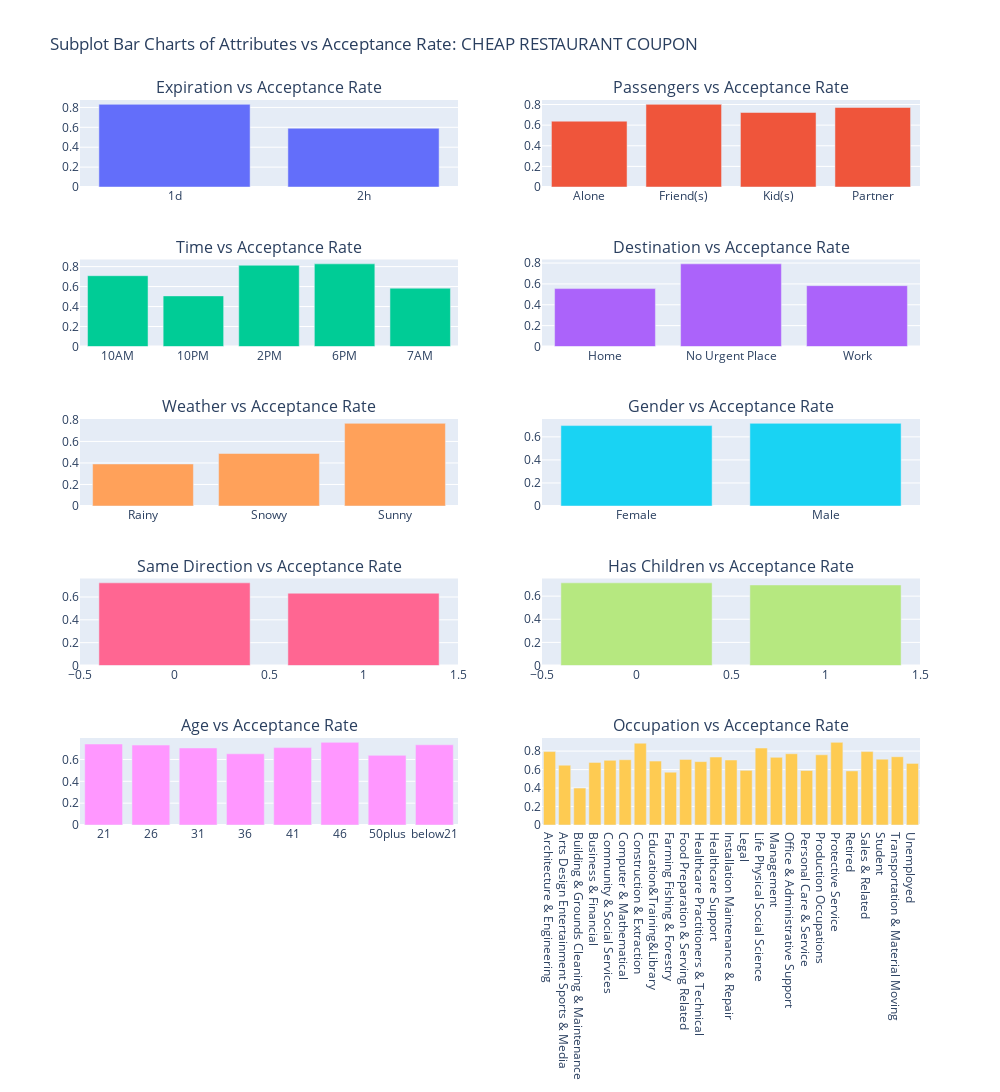

Notebook cell for this chart:
### Markdown cell above
#### Explore CHEAP RESTAURANT coupon acceptance vs various attributes. This coupon type had an above average acceptance rate and improvement for this coupon type will have out weighted impact on overall acceptance rate.

### Code cell
# Calculate mean response for each feature:  CHEAP RESTAURANT

mean_response_cat1 = data.query('coupon == "Restaurant(<20)"').groupby('expiration')['Y'].mean().reset_index()
mean_response_cat2 = data.query('coupon == "Restaurant(<20)"').groupby('passanger')['Y'].mean().reset_index()
mean_response_cat3 = data.query('coupon == "Restaurant(<20)"').groupby('time')['Y'].mean().reset_index()
mean_response_cat4 = data.query('coupon == "Restaurant(<20)"').groupby('destination')['Y'].mean().reset_index()
mean_response_cat5 = data.query('coupon == "Restaurant(<20)"').groupby('weather')['Y'].mean().reset_index()
mean_response_cat6 = data.query('coupon == "Restaurant(<20)"').groupby('gender')['Y'].mean().reset_index()
mean_response_cat7 = data.query('coupon == "Restaurant(<20)"').groupby('direction_same')['Y'].mean().reset_index()
mean_response_cat8 = data.query('coupon == "Restaurant(<20)"').groupby('has_children')['Y'].mean().reset_index()
mean_response_cat9 = data.query('coupon == "Restaurant(<20)"').groupby('age')['Y'].mean().reset_index()
mean_response_cat10 = data.query('coupon == "Restaurant(<20)"').groupby('occupation')['Y'].mean().reset_index()


# Create a 5X2 subplot grid
fig = make_subplots(rows=5, cols=2, subplot_titles=('Expiration vs Acceptance Rate', 
                                                    'Passengers vs Acceptance Rate', 
                                                    'Time vs Acceptance Rate', 
                                                    'Destination vs Acceptance Rate', 
                                                    'Weather vs Acceptance Rate',
                                                    'Gender vs Acceptance Rate',
                                                     'Same Direction vs Acceptance Rate',
                                                    'Has Children vs Acceptance Rate',
                                                    'Age vs Acceptance Rate',
                                                    'Occupation vs Acceptance Rate',
                                                   
                                                   ))

# Add bar charts to the subplots
fig.add_trace(
    go.Bar(x=mean_response_cat1['expiration'], y=mean_response_cat1['Y'], name='expiration'),
    row=1, col=1
)

fig.add_trace(
    go.Bar(x=mean_response_cat2['passanger'], y=mean_response_cat2['Y'], name='passanger'),
    row=1, col=2
)
fig.add_trace(
    go.Bar(x=mean_response_cat3['time'], y=mean_response_cat3['Y'], name='time'),
    row=2, col=1
)

fig.add_trace(
    go.Bar(x=mean_response_cat4['destination'], y=mean_response_cat4['Y'], name='destination'),
    row=2, col=2
)
fig.add_trace(
    go.Bar(x=mean_response_cat5['weather'], y=mean_response_cat5['Y'], name='weather'),
    row=3, col=1
)
fig.add_trace(
    go.Bar(x=mean_response_cat6['gender'], y=mean_response_cat6['Y'], name='gender'),
    row=3, col=2
)
fig.add_trace(
    go.Bar(x=mean_response_cat7['direction_same'], y=mean_response_cat7['Y'], name='direction_same'),
    row=4, col=1
)
fig.add_trace(
    go.Bar(x=mean_response_cat8['has_children'], y=mean_response_cat8['Y'], name='has_children'),
    row=4, col=2
)
fig.add_trace(
    go.Bar(x=mean_response_cat9['age'], y=mean_response_cat9['Y'], name='age'),
    row=5, col=1
)
fig.add_trace(
    go.Bar(x=mean_response_cat10['occupation'], y=mean_response_cat10['Y'], name='occupation'),
    row=5, col=2
)

fig.update_layout(
    height=1600,
    width=1000,
    title_text='Subplot Bar Charts of Attributes vs Acceptance Rate: CHEAP RESTAURANT COUPON',
    showlegend=False
)

# Display the figure
fig.show()

### Figure 1 — Plotly figure (JSON) as saved in the notebook; plotly's stock layout.template omitted (floating-point values rounded to 4 significant figures)
{"data": [{"name": "expiration", "type": "bar", "x": ["1d", "2h"], "xaxis": "x", "y": [0.831, 0.5903], "yaxis": "y"}, {"name": "passanger", "type": "bar", "x": ["Alone", "Friend(s)", "Kid(s)", "Partner"], "xaxis": "x2", "y": [0.6385, 0.8017, 0.7228, 0.7713], "yaxis": "y2"}, {"name": "time", "type": "bar", "x": ["10AM", "10PM", "2PM", "6PM", "7AM"], "xaxis": "x3", "y": [0.7086, 0.5065, 0.8129, 0.8273, 0.5835], "yaxis": "y3"}, {"name": "destination", "type": "bar", "x": ["Home", "No Urgent Place", "Work"], "xaxis": "x4", "y": [0.5553, 0.7925, 0.5835], "yaxis": "y4"}, {"name": "weather", "type": "bar", "x": ["Rainy", "Snowy", "Sunny"], "xaxis": "x5", "y": [0.3905, 0.488, 0.768], "yaxis": "y5"}, {"name": "gender", "type": "bar", "x": ["Female", "Male"], "xaxis": "x6", "y": [0.6977, 0.7171], "yaxis": "y6"}, {"name": "direction_same", "type": "bar", "x": [0, 1], "xaxis": "x7", "y": [0.7236, 0.6327], "yaxis": "y7"}, {"name": "has_children", "type": "bar", "x": [0, 1], "xaxis": "x8", "y": [0.7148, 0.6965], "yaxis": "y8"}, {"name": "age", "type": "bar", "x": ["21", "26", "31", "36", "41", "46", "50plus", "below21"], "xaxis": "x9", "y": [0.7417, 0.7319, 0.7054, 0.6519, 0.7085, 0.7568, 0.6378, 0.7344], "yaxis": "y9"}, {"name": "occupation", "type": "bar", "x": ["Architecture & Engineering", "Arts Design Entertainment Sports & Media", "Building & Grounds Cleaning & Maintenance", "Business & Financial", "Community & Social Services", "Computer & Mathematical", "Construction & Extraction", "Education&Training&Library", "Farming Fishing & Forestry", "Food Preparation & Serving Related", "Healthcare Practitioners & Technical", "Healthcare Support", "Installation Maintenance & Repair", "Legal", "Life Physical Social Science", "Management", "Office & Administrative Support", "Personal Care & Service", "Production Occupations", "Protective Service", "Retired", "Sales & Related", "Student", "Transportation & Material Moving", "Unemployed"], "xaxis": "x10", "y": [0.7949, 0.6471, 0.4, 0.6772, 0.7, 0.7067, 0.8857, 0.6923, 0.5714, 0.7101, 0.6863, 0.7358, 0.7037, 0.5918, 0.8333, 0.7326, 0.771, 0.5897, 0.76, 0.8947, 0.5856, 0.7949, 0.713, 0.7391, 0.6667], "yaxis": "y10"}], "layout": {"annotations": [{"font": {"size": 16}, "showarrow": false, "text": "Expiration vs Acceptance Rate", "x": 0.225, "xanchor": "center", "xref": "paper", "y": 1, "yanchor": "bottom", "yref": "paper"}, {"font": {"size": 16}, "showarrow": false, "text": "Passengers vs Acceptance Rate", "x": 0.775, "xanchor": "center", "xref": "paper", "y": 1, "yanchor": "bottom", "yref": "paper"}, {"font": {"size": 16}, "showarrow": false, "text": "Time vs Acceptance Rate", "x": 0.225, "xanchor": "center", "xref": "paper", "y": 0.78, "yanchor": "bottom", "yref": "paper"}, {"font": {"size": 16}, "showarrow": false, "text": "Destination vs Acceptance Rate", "x": 0.775, "xanchor": "center", "xref": "paper", "y": 0.78, "yanchor": "bottom", "yref": "paper"}, {"font": {"size": 16}, "showarrow": false, "text": "Weather vs Acceptance Rate", "x": 0.225, "xanchor": "center", "xref": "paper", "y": 0.56, "yanchor": "bottom", "yref": "paper"}, {"font": {"size": 16}, "showarrow": false, "text": "Gender vs Acceptance Rate", "x": 0.775, "xanchor": "center", "xref": "paper", "y": 0.56, "yanchor": "bottom", "yref": "paper"}, {"font": {"size": 16}, "showarrow": false, "text": "Same Direction vs Acceptance Rate", "x": 0.225, "xanchor": "center", "xref": "paper", "y": 0.34, "yanchor": "bottom", "yref": "paper"}, {"font": {"size": 16}, "showarrow": false, "text": "Has Children vs Acceptance Rate", "x": 0.775, "xanchor": "center", "xref": "paper", "y": 0.34, "yanchor": "bottom", "yref": "paper"}, {"font": {"size": 16}, "showarrow": false, "text": "Age vs Acceptance Rate", "x": 0.225, "xanchor": "center", "xref": "paper", "y": 0.12, "yanchor": "bottom", "yref": "paper"}, {"font": {"size": 16}, "showarrow": false, "text": "Occupation vs Acceptance Rate", "x": 0.775, "xanchor": "center", "xref": "paper", "y": 0.12, "yanchor": "bottom", "yref": "paper"}], "height": 1600, "showlegend": false, "title": {"text": "Subplot Bar Charts of Attributes vs Acceptance Rate: CHEAP RESTAURANT COUPON"}, "width": 1000, "xaxis": {"anchor": "y", "autorange": true, "domain": [0, 0.45], "range": [-0.5, 1.5], "type": "category"}, "xaxis10": {"anchor": "y10", "autorange": true, "domain": [0.55, 1], "range": [-0.5, 24.5], "type": "category"}, "xaxis2": {"anchor": "y2", "autorange": true, "domain": [0.55, 1], "range": [-0.5, 3.5], "type": "category"}, "xaxis3": {"anchor": "y3", "autorange": true, "domain": [0, 0.45], "range": [-0.5, 4.5], "type": "category"}, "xaxis4": {"anchor": "y4", "autorange": true, "domain": [0.55, 1], "range": [-0.5, 2.5], "type": "category"}, "xaxis5": {"anchor": "y5", "autorange": true, "domain": [0, 0.45], "range": [-0.5, 2.5], "type": "category"}, "xaxis6": {"anchor": "y6", "autorange": true, "domain": [0.55, 1], "range": [-0.5, 1.5], "type": "category"}, "xaxis7": {"anchor": "y7", "autorange": true, "domain": [0, 0.45], "range": [-0.5, 1.5], "type": "linear"}, "xaxis8": {"anchor": "y8", "autorange": true, "domain": [0.55, 1], "range": [-0.5, 1.5], "type": "linear"}, "xaxis9": {"anchor": "y9", "autorange": true, "domain": [0, 0.45], "range": [-0.5, 7.5], "type": "category"}, "yaxis": {"anchor": "x", "autorange": true, "domain": [0.88, 1], "range": [0, 0.8747], "type": "linear"}, "yaxis10": {"anchor": "x10", "autorange": true, "domain": [0, 0.12], "range": [0, 0.9418], "type": "linear"}, "yaxis2": {"anchor": "x2", "autorange": true, "domain": [0.88, 1], "range": [0, 0.8439], "type": "linear"}, "yaxis3": {"anchor": "x3", "autorange": true, "domain": [0.66, 0.78], "range": [0, 0.8709], "type": "linear"}, "yaxis4": {"anchor": "x4", "autorange": true, "domain": [0.66, 0.78], "range": [0, 0.8342], "type": "linear"}, "yaxis5": {"anchor": "x5", "autorange": true, "domain": [0.44, 0.56], "range": [0, 0.8084], "type": "linear"}, "yaxis6": {"anchor": "x6", "autorange": true, "domain": [0.44, 0.56], "range": [0, 0.7549], "type": "linear"}, "yaxis7": {"anchor": "x7", "autorange": true, "domain": [0.22, 0.34], "range": [0, 0.7617], "type": "linear"}, "yaxis8": {"anchor": "x8", "autorange": true, "domain": [0.22, 0.34], "range": [0, 0.7524], "type": "linear"}, "yaxis9": {"anchor": "x9", "autorange": true, "domain": [0, 0.12], "range": [0, 0.7966], "type": "linear"}}}
